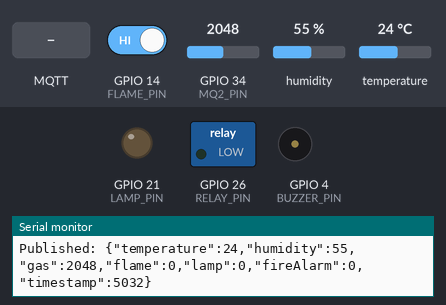
Bench run of a sketch on a simulated ESP32. On the bench: switched loads named in the sketch (green lamp = pin HIGH), output pins drawn as LEDs (lit = HIGH), buzzer (waves = sounding, pin HIGH), the last lines printed to the serial monitor. The inputs (shaded band) are chosen by the test bench; at power-on: GPIO 14 (FLAME_PIN) HIGH, GPIO 34 (MQ2_PIN) = 2048, humidity 55 %, temperature 24 °C. WiFi joins after 1.5 s; servers stay silent unless stated; random numbers use the default seed unless the sketch sets one; no MQTT or app messages arrive unless stated.

Above: at 5.9 s.
6.0 s: GPIO 14 (FLAME_PIN) driven LOW
At 10.2 s:
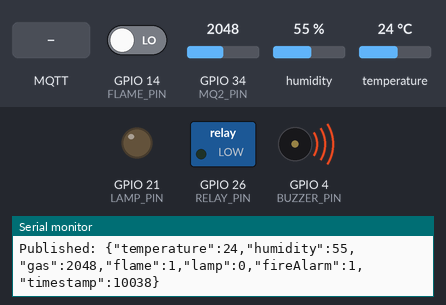
12.0 s: MQTT message "1" arrives on the first subscribed topic
At 12.22 s:
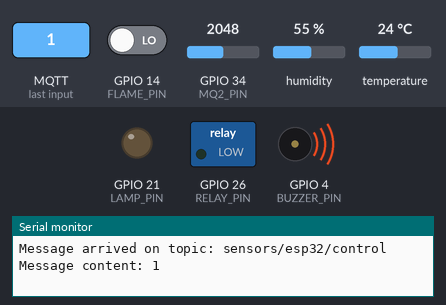
15.5 s: MQTT message "on" arrives on the first subscribed topic
19.0 s: MQTT message "off" arrives on the first subscribed topic
Timing chart, 0 to 23.5 s (numbered marks = the images above; inputs shaded):
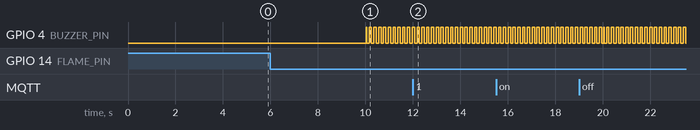

The sketch:

sketch_apr11a.ino
```cpp
#include <WiFi.h>
#include <PubSubClient.h>
#include <ArduinoJson.h>
#include <DHT.h>

// DHT11 config
#define DHTPIN 15     // DHT11 connected to GPIO 15
#define DHTTYPE DHT11
DHT dht(DHTPIN, DHTTYPE);

// Sensor Pins
#define MQ2_PIN 34     // Analog pin for MQ2
#define FLAME_PIN 14   // Digital pin for Flame sensor
#define RELAY_PIN 26   // Relay control pin
#define BUZZER_PIN 4   // Buzzer pin
#define LAMP_PIN 21    // Lamp control pin

// WiFi credentials
const char* ssid = "DESKTOP-BPDFGL7 8994";  // Replace with your WiFi or hotspot name
const char* password = "11111111";  // Replace with your WiFi password

// MQTT broker settings
const char* mqtt_server = "192.168.137.1";
const int mqtt_port = 1883;  // Default MQTT port
const char* mqtt_publish_topic = "sensors/esp32/readings";  // Topic for sensor readings
const char* mqtt_subscribe_topic = "sensors/esp32/control";  // Topic for device control
const char* mqtt_status_topic = "sensors/esp32/status";      // Topic for device status

// State variables
bool lampState = false;  // Track lamp state
bool isScreaming = false;  // Track if buzzer is in screaming mode
bool fireAlarmActive = false;  // Persistent fire alarm state
unsigned long lastScreamToggle = 0;  // For controlling scream pattern
int screamFrequency = 800;  // Starting tone for scream
unsigned long alarmStartTime = 0;  // When the alarm was started
const unsigned long ALARM_TIMEOUT = 60000;  // Auto-timeout after 60 seconds (1 minute)

// Update interval
long interval = 5000;  // Send data every 5 seconds (not const to allow dynamic updates)
unsigned long previousMillis = 0;

WiFiClient espClient;
PubSubClient client(espClient);

// Function to publish current device state
void publishState() {
  StaticJsonDocument<200> doc;
  doc["lamp"] = lampState ? 1 : 0;
  doc["fireAlarm"] = fireAlarmActive ? 1 : 0;
  doc["timestamp"] = millis();

  char jsonBuffer[200];
  serializeJson(doc, jsonBuffer);

  client.publish("sensors/esp32/state", jsonBuffer);
  Serial.print("Published state: ");
  Serial.println(jsonBuffer);
}

// Function to make buzzer "scream" when fire is detected
void screamBuzzer() {
  unsigned long currentMillis = millis();

  // Toggle buzzer state every 100ms for a screaming effect
  if (currentMillis - lastScreamToggle > 100) {
    lastScreamToggle = currentMillis;

    if (isScreaming) {
      // Toggle the buzzer state
      if (digitalRead(BUZZER_PIN) == HIGH) {
        digitalWrite(BUZZER_PIN, LOW);
        // Change tone for next cycle (for simple digital buzzers this just changes pattern timing)
        screamFrequency = random(600, 1000);
      } else {
        digitalWrite(BUZZER_PIN, HIGH);
      }
    }
  }
}

// Function to immediately start the buzzer when fire is detected
void activateFireAlarm() {
  fireAlarmActive = true;
  isScreaming = true;
  // Immediately turn on the buzzer
  digitalWrite(BUZZER_PIN, HIGH);
  alarmStartTime = millis();  // Record when alarm started
  Serial.println("ALERT! FIRE DETECTED! Alarm activated and buzzer turned ON");
}

// Function to force stop the alarm
void stopAlarm() {
  fireAlarmActive = false;
  isScreaming = false;
  digitalWrite(BUZZER_PIN, LOW);  // Ensure buzzer is off
  Serial.println("Alarm has been stopped");

  // Publish updated state
  publishState();
}

// Callback function for incoming messages
void callback(char* topic, byte* payload, unsigned int length) {
  Serial.print("Message arrived on topic: ");
  Serial.println(topic);

  // Create a buffer to store the payload as a proper C string
  char message[length + 1];
  for (unsigned int i = 0; i < length; i++) {
    message[i] = (char)payload[i];
  }
  message[length] = '\0';  // Null-terminate the string

  Serial.print("Message content: ");
  Serial.println(message);

  // Parse JSON message
  StaticJsonDocument<200> doc;
  DeserializationError error = deserializeJson(doc, message);

  if (error) {
    Serial.print("deserializeJson() failed: ");
    Serial.println(error.c_str());
    return;
  }

  // Process received commands
  if (doc.containsKey("lamp")) {
    int newLampState = doc["lamp"];
    Serial.print("Setting lamp state to: ");
    Serial.println(newLampState);

    lampState = newLampState == 1;
    digitalWrite(LAMP_PIN, lampState ? HIGH : LOW);

    // Publish updated state
    publishState();
  }

  if (doc.containsKey("flame")) {
    int flameState = doc["flame"];
    Serial.print("Received flame state via MQTT: ");
    Serial.println(flameState);

    if (flameState == 1) {
      // Simulate flame detection from MQTT
      activateFireAlarm();
      // Publish updated state
      publishState();
    }
  }

  if (doc.containsKey("buzzer")) {
    int buzzerState = doc["buzzer"];
    Serial.print("Setting buzzer state to: ");
    Serial.println(buzzerState);
    digitalWrite(BUZZER_PIN, buzzerState);
  }

  if (doc.containsKey("relay")) {
    int relayState = doc["relay"];
    Serial.print("Setting relay state to: ");
    Serial.println(relayState);
    digitalWrite(RELAY_PIN, relayState);
  }

  if (doc.containsKey("resetAlarm") || doc.containsKey("stopAlarm") || doc.containsKey("stop")) {
    int resetState = 0;

    if (doc.containsKey("resetAlarm")) resetState = doc["resetAlarm"];
    if (doc.containsKey("stopAlarm")) resetState = doc["stopAlarm"];
    if (doc.containsKey("stop")) resetState = doc["stop"];

    if (resetState == 1) {
      Serial.println("Resetting fire alarm state through MQTT command");
      stopAlarm();  // Use the dedicated function
    }
  }

  if (doc.containsKey("interval")) {
    long newInterval = doc["interval"];
    if (newInterval > 1000) {  // Minimum 1 second for safety
      interval = newInterval;
      Serial.print("Setting new publish interval: ");
      Serial.println(interval);
    }
  }
}

void setup_wifi() {
  delay(10);
  Serial.println();
  Serial.println("Connecting to WiFi...");
  Serial.print("SSID: '");
  Serial.print(ssid);
  Serial.println("'");

  // Disconnect if already connected
  WiFi.disconnect(true);
  delay(1000);

  // Set static IP
  IPAddress staticIP(192, 168, 137, 200);  // Choose unused IP in your network
  IPAddress gateway(192, 168, 137, 1);     // Your hotspot IP
  IPAddress subnet(255, 255, 255, 0);
  IPAddress dns(8, 8, 8, 8);               // Google DNS

  if (!WiFi.config(staticIP, gateway, subnet, dns)) {
    Serial.println("Static IP configuration failed!");
  }

  // Connect to WiFi
  WiFi.begin(ssid, password);

  int attempts = 0;
  const int max_attempts = 40;  // 20 seconds timeout

  while (WiFi.status() != WL_CONNECTED && attempts < max_attempts) {
    delay(500);
    Serial.print(".");
    attempts++;
  }

  if (WiFi.status() == WL_CONNECTED) {
    Serial.println("");
    Serial.println("WiFi connected successfully!");
    Serial.print("IP address: ");
    Serial.println(WiFi.localIP());
  } else {
    Serial.println("");
    Serial.print("WiFi connection failed! Status code: ");
    Serial.println(WiFi.status());

    // Print status code meaning
    switch(WiFi.status()) {
      case WL_IDLE_STATUS:
        Serial.println("WL_IDLE_STATUS - WiFi is changing state");
        break;
      case WL_NO_SSID_AVAIL:
        Serial.println("WL_NO_SSID_AVAIL - SSID not available");
        break;
      case WL_SCAN_COMPLETED:
        Serial.println("WL_SCAN_COMPLETED - Scan completed");
        break;
      case WL_CONNECT_FAILED:
        Serial.println("WL_CONNECT_FAILED - Connection failed");
        break;
      case WL_CONNECTION_LOST:
        Serial.println("WL_CONNECTION_LOST - Connection lost");
        break;
      case WL_DISCONNECTED:
        Serial.println("WL_DISCONNECTED - Disconnected");
        break;
      default:
        Serial.println("Unknown status");
    }
  }
}

void reconnect() {
  // Loop until we're reconnected
  int mqtt_attempts = 0;
  const int max_mqtt_attempts = 5;  // Limit MQTT connection attempts

  while (!client.connected() && mqtt_attempts < max_mqtt_attempts) {
    Serial.print("Attempting MQTT connection...");
    // Create a random client ID
    String clientId = "ESP32Client-";
    clientId += String(random(0xffff), HEX);

    // Attempt to connect with a clean session
    if (client.connect(clientId.c_str())) {
      Serial.println("connected");

      // Subscribe to the control topic
      client.subscribe(mqtt_subscribe_topic);
      Serial.print("Subscribed to topic: ");
      Serial.println(mqtt_subscribe_topic);

      // Send a connection announcement
      StaticJsonDocument<100> doc;
      doc["status"] = "connected";
      doc["device"] = "ESP32";
      doc["lamp"] = lampState ? 1 : 0;
      doc["fireAlarm"] = fireAlarmActive ? 1 : 0;

      char jsonBuffer[100];
      serializeJson(doc, jsonBuffer);
      client.publish(mqtt_status_topic, jsonBuffer);

      // Also publish current state
      publishState();

    } else {
      Serial.print("failed, rc=");
      Serial.print(client.state());

      // Print the error message based on the state code
      switch(client.state()) {
        case -4: Serial.print(" (MQTT_CONNECTION_TIMEOUT)"); break;
        case -3: Serial.print(" (MQTT_CONNECTION_LOST)"); break;
        case -2: Serial.print(" (MQTT_CONNECT_FAILED)"); break;
        case -1: Serial.print(" (MQTT_DISCONNECTED)"); break;
        case 1: Serial.print(" (MQTT_CONNECT_BAD_PROTOCOL)"); break;
        case 2: Serial.print(" (MQTT_CONNECT_BAD_CLIENT_ID)"); break;
        case 3: Serial.print(" (MQTT_CONNECT_UNAVAILABLE)"); break;
        case 4: Serial.print(" (MQTT_CONNECT_BAD_CREDENTIALS)"); break;
        case 5: Serial.print(" (MQTT_CONNECT_UNAUTHORIZED)"); break;
      }

      Serial.println(" try again in 5 seconds");
      // Wait 5 seconds before retrying
      delay(5000);
      mqtt_attempts++;
    }
  }

  if (!client.connected()) {
    Serial.println("Failed to connect to MQTT after multiple attempts");
  }
}

void setup() {
  Serial.begin(115200);

  // Initialize sensors
  dht.begin();
  pinMode(FLAME_PIN, INPUT);
  pinMode(BUZZER_PIN, OUTPUT);
  pinMode(RELAY_PIN, OUTPUT);
  pinMode(LAMP_PIN, OUTPUT);

  // Initial state - all outputs off
  digitalWrite(BUZZER_PIN, LOW);
  digitalWrite(RELAY_PIN, LOW);
  digitalWrite(LAMP_PIN, LOW);

  // Full WiFi reset
  Serial.println("Resetting WiFi...");
  WiFi.mode(WIFI_OFF);
  delay(1000);
  WiFi.mode(WIFI_STA);
  delay(1000);

  setup_wifi();

  // Test TCP connection to broker if WiFi is connected
  if (WiFi.status() == WL_CONNECTED) {
    Serial.print("Testing TCP connection to MQTT broker at ");
    Serial.print(mqtt_server);
    Serial.print(":");
    Serial.print(mqtt_port);
    Serial.println("...");

    if (espClient.connect(mqtt_server, mqtt_port)) {
      Serial.println("TCP connection successful!");
      espClient.stop();
    } else {
      Serial.println("TCP connection failed! Check if broker is reachable.");
    }
  }

  client.setServer(mqtt_server, mqtt_port);
  client.setCallback(callback);  // Set the callback function
}

void loop() {
  // If WiFi is disconnected, try to reconnect
  if (WiFi.status() != WL_CONNECTED) {
    Serial.println("WiFi connection lost, attempting to reconnect...");
    setup_wifi();
    delay(1000);
  }

  // Only try MQTT if WiFi is connected
  if (WiFi.status() == WL_CONNECTED) {
    if (!client.connected()) {
      reconnect();
    }

    // Only proceed if MQTT is connected
    if (client.connected()) {
      client.loop();  // This is crucial for processing incoming messages

      unsigned long currentMillis = millis();

      if (currentMillis - previousMillis >= interval) {
        previousMillis = currentMillis;

        // Read sensor data
        float temperature = dht.readTemperature();
        float humidity = dht.readHumidity();
        int gasValue = analogRead(MQ2_PIN);
        int flameDetected = digitalRead(FLAME_PIN);

        // Check for sensor reading errors
        if (isnan(temperature) || isnan(humidity)) {
          Serial.println("Failed to read from DHT sensor!");
        } else {
          Serial.println("===== Sensor Readings =====");
          Serial.print("Temperature: ");
          Serial.print(temperature);
          Serial.println(" °C");
          Serial.print("Humidity: ");
          Serial.print(humidity);
          Serial.println(" %");
          Serial.print("Gas Sensor: ");
          Serial.println(gasValue);
          Serial.print("Flame Detected: ");
          Serial.println(flameDetected == LOW ? "YES" : "NO");
          Serial.print("Lamp State: ");
          Serial.println(lampState ? "ON" : "OFF");
          Serial.print("Fire Alarm Active: ");
          Serial.println(fireAlarmActive ? "YES" : "NO");

          // Check for flame detection and activate alarm
          if (flameDetected == LOW) {  // Fire detected
            activateFireAlarm();  // Call the function to immediately activate the alarm
          }

          // FIXED: Only check for turning off screaming if fire alarm isn't active
          // This ensures fireAlarmActive persists even after flame is no longer detected
          if (!fireAlarmActive) {
            isScreaming = false;
            digitalWrite(BUZZER_PIN, LOW);
          }

          // Create JSON document
          StaticJsonDocument<200> doc;
          doc["temperature"] = temperature;
          doc["humidity"] = humidity;
          doc["gas"] = gasValue;
          doc["flame"] = flameDetected == LOW ? 1 : 0;
          doc["lamp"] = lampState ? 1 : 0;
          doc["fireAlarm"] = fireAlarmActive ? 1 : 0;
          doc["timestamp"] = millis();  // Add timestamp for data tracking

          // Serialize JSON to string
          char jsonBuffer[200];
          serializeJson(doc, jsonBuffer);

          // Publish to MQTT
          client.publish(mqtt_publish_topic, jsonBuffer);
          Serial.print("Published: ");
          Serial.println(jsonBuffer);
        }
      }

      // Call the scream function in each loop iteration to make buzzer scream when fire is detected
      screamBuzzer();

      // Check for alarm timeout
      if (fireAlarmActive && (millis() - alarmStartTime > ALARM_TIMEOUT)) {
        Serial.println("Alarm timeout reached - auto-stopping after 60 seconds");
        stopAlarm();
      }
    }
  }
}
```

Measured:
- after the input at 6.0 s, GPIO 4 (BUZZER_PIN): LOW → HIGH after 4.0 s, then repeats every 0.20 s: LOW 0.10 s, HIGH 0.10 s
